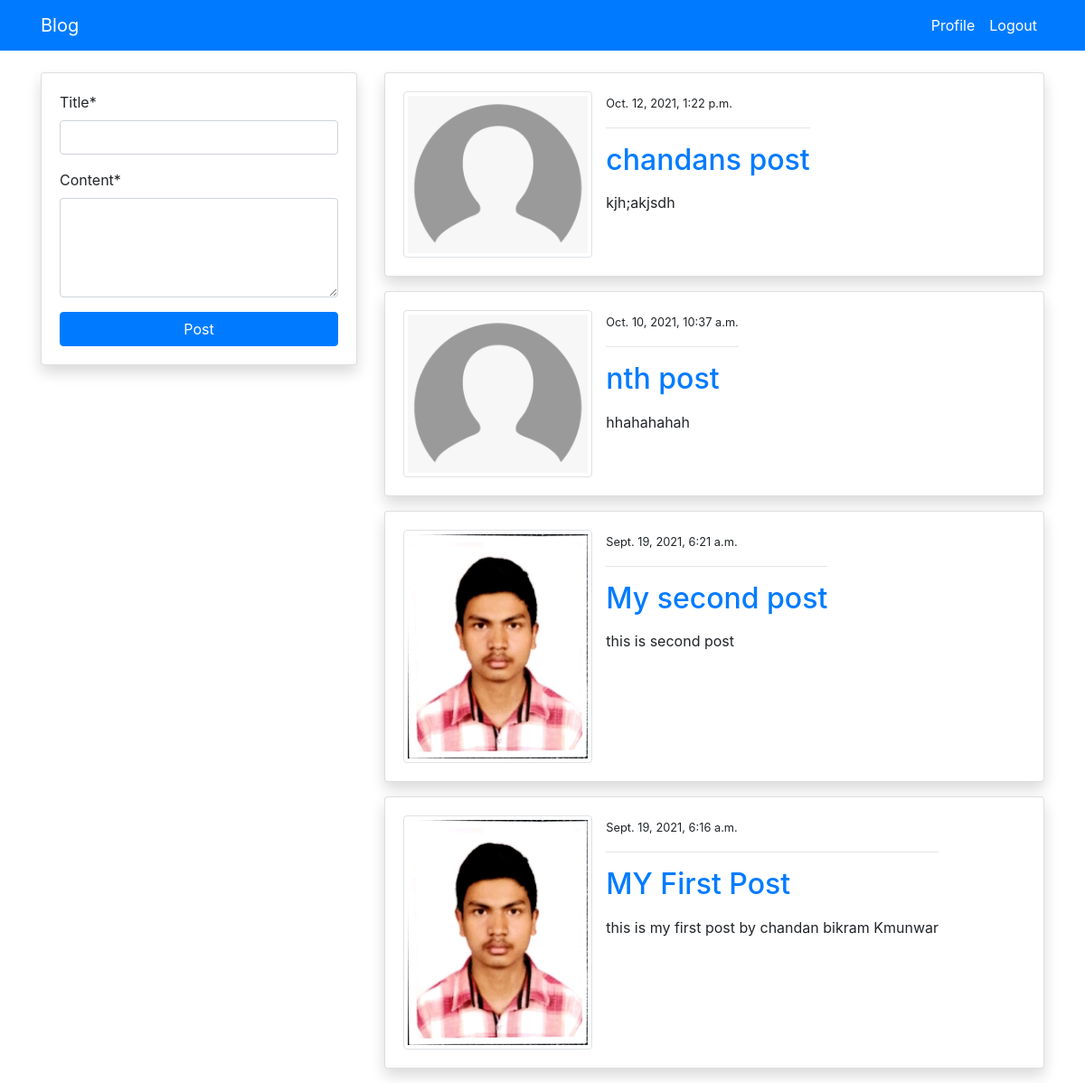
Page /blog/ (signed in) on the committed database.
### blog/models.py (models this page shows, shortened)
class PostModel(models.Model):
    title = models.CharField(max_length=100)
    content = models.TextField()
    author = models.ForeignKey(User, on_delete=models.CASCADE)
    date_created = models.DateTimeField(auto_now_add=True)
    class Meta:
        ordering = ('-date_created',)

### user/models.py (models this page shows, shortened)
class ProfileModel(models.Model):
    user = models.OneToOneField(User,on_delete=CASCADE)
    image = models.ImageField(default='default.png', upload_to='profile', validators=[FileExtensionValidator(['png','jpg'])])

### blog/views.py (the view)
# urls.py: path('blog/',views.index,name='index'),
@login_required
def index(request):
    posts = PostModel.objects.all()
    if request.method == 'POST':
        form = PostModelForm(request.POST)
        if form.is_valid():
            instance = form.save(commit=False)
            instance.author = request.user
            instance.save()
            return redirect('index')
    else:
        form = PostModelForm()
    context={
        'posts':posts,
        'form':form
    }
    return render(request, 'blog/index.html', context)

### blog/forms.py
class PostModelForm(forms.ModelForm):
    content = forms.CharField(widget=forms.Textarea(attrs={'rows':4}))
    class Meta:
        model = PostModel
        fields = ('title', 'content')

### templates/blog/index.html (shortened to what this page needs)
{% extends 'partials/base.html' %}
{% load crispy_forms_tags %}
{% block content %}
<div class="container">
    <div class="row mt-5 pt-3">
        <div class="col-md-4">
            <div class="card my-3 shadow">
                <div class="card-body ">
                    <form method="POST">
                        {{ form|crispy }}
                        <input class="btn btn-primary btn-block" type="submit" value="Post">
                    </form>
                </div>
            </div>
        </div>
        <div class="col-md-8">
            {% for post in posts %}
            <div class="card shadow my-3">
                <div class="card-body">
                    <div class="row">
                        <div class="col-md-4">
                            <img class="img-thumbnail" src="{{post.author.profilemodel.image.url}}" alt="image">
                        </div>
                        <div class="cod-md-8">
                            <small>{{ post.date_created }}</small>
                            <hr>
                            <a class='h2' href="{% url 'blog-post-detail' post.id %}">{{ post.title}}</a>
                            <p class="text-justify my-3">
                                {{ post.content }}
                            </p>
                        </div>
                    </div>
                </div>
            </div>
            {% endfor %}
        </div>
    </div>
</div>
{% endblock %}

### templates/partials/base.html (shortened to what this page needs)
{% load static %}
<!doctype html>
<html lang="en">
<head>
    <link rel="stylesheet" href="https://cdn.jsdelivr.net/npm/bootstrap@4.6.0/dist/css/bootstrap.min.css"
>
    <link rel="stylesheet" href="{% static '/style.css' %}">
</head>
<body>
    {% include 'partials/nav.html' %}
    {% block content %}
    {% endblock %}
</body>
</html>

### templates/partials/nav.html (shortened to what this page needs)
<nav class="navbar navbar-expand-lg navbar-primary bg-primary fixed-top">
    <div class="container">
        {% if request.user.is_authenticated %}
        <a class="navbar-brand text-white" href="{% url 'index' %}">Blog</a>
        <div class="collapse navbar-collapse" id="navbarSupportedContent">
            <ul class="navbar-nav ml-auto">
                <li class="nav-item active">
                    <a class="nav-link text-white" href="{% url 'user-profile' %}">Profile </a>
                </li>
                <li class="nav-item">
                    <a class="nav-link text-white" href="{% url 'user-logout' %}">Logout</a>
                </li>
            </ul>
            {% endif %}
        </div>
    </div>
</nav>

### rows in the picture
PostModel: author.profilemodel.image (placeholder picture), date_created "Oct. 12, 2021, 1:22 p.m.", title "chandans post", content "kjh;akjsdh"
PostModel: author.profilemodel.image (placeholder picture), date_created "Oct. 10, 2021, 10:37 a.m.", title "nth post", content "hhahahahah"
PostModel: author.profilemodel.image (picture), date_created "Sept. 19, 2021, 6:21 a.m.", title "My second post", content "this is second post"
PostModel: author.profilemodel.image (picture), date_created "Sept. 19, 2021, 6:16 a.m.", title "MY First Post", content "this is my first post by chandan bikram Kmunwar"
